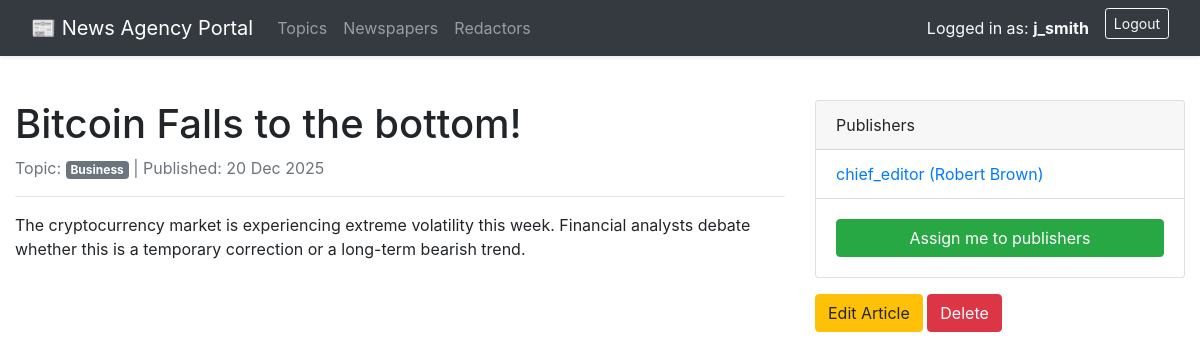
The app's page /newspapers/2/ (signed in) with its own data.
### agency/models.py (models this page shows, shortened)
class Redactor(AbstractUser):
    years_of_experience = models.IntegerField(default=0)
    class Meta:
        verbose_name = "redactor"
        verbose_name_plural = "redactors"

class Newspaper(models.Model):
    title = models.CharField(max_length=255)
    content = models.TextField()
    published_date = models.DateTimeField(auto_now_add=True)
    topic = models.ForeignKey(Topic, on_delete=models.CASCADE, related_name="newspapers")
    publishers = models.ManyToManyField(settings.AUTH_USER_MODEL, related_name="newspapers")
    class Meta:
        ordering = ["-published_date"]

class Topic(models.Model):
    name = models.CharField(max_length=255, unique=True)
    class Meta:
        ordering = ["name"]

### agency/views.py (the view)
# urls.py: path("newspapers/<int:pk>/", NewspaperDetailView.as_view(), name="newspaper-detail"),
class NewspaperDetailView(LoginRequiredMixin, generic.DetailView):
    model = Newspaper

### templates/agency/newspaper_detail.html
{% extends "base.html" %}
{% block content %}
  <div class="row">
    <div class="col-md-8">
      <h1>{{ newspaper.title }}</h1>
      <p class="text-muted">
        Topic: <span class="badge badge-secondary">{{ newspaper.topic.name }}</span> |
        Published: {{ newspaper.published_date|date:"d M Y" }}
      </p>
      <hr>
      <p style="white-space: pre-wrap;">{{ newspaper.content }}</p>
    </div>
    <div class="col-md-4">
      <div class="card">
        <div class="card-header">Publishers</div>
        <ul class="list-group list-group-flush">
          {% for redactor in newspaper.publishers.all %}
            <li class="list-group-item">
              <a href="{% url 'agency:redactor-detail' pk=redactor.id %}">
                {{ redactor.username }} ({{ redactor.first_name }} {{ redactor.last_name }})
              </a>
            </li>
          {% empty %}
            <li class="list-group-item">No authors assigned.</li>
          {% endfor %}
        </ul>
        <div class="card-body">
          {% if user in newspaper.publishers.all %}
            <a href="{% url 'agency:toggle-newspaper-assign' pk=newspaper.id %}" class="btn btn-danger btn-block">
              Remove me from publishers
            </a>
          {% else %}
            <a href="{% url 'agency:toggle-newspaper-assign' pk=newspaper.id %}" class="btn btn-success btn-block">
              Assign me to publishers
            </a>
          {% endif %}
        </div>
      </div>
      <div class="mt-3">
        <a href="{% url 'agency:newspaper-update' pk=newspaper.id %}" class="btn btn-warning">Edit Article</a>
        <a href="{% url 'agency:newspaper-delete' pk=newspaper.id %}" class="btn btn-danger">Delete</a>
      </div>
    </div>
  </div>
{% endblock %}

### templates/base.html (shortened to what this page needs)
<!DOCTYPE html>
<html lang="en">
<head>
  <link rel="stylesheet" href="https://cdn.jsdelivr.net/npm/bootstrap@4.6.2/dist/css/bootstrap.min.css">
</head>
<body>
<nav class="navbar navbar-expand-lg navbar-dark bg-dark mb-4 shadow-sm">
  <div class="container-fluid">
    <a class="navbar-brand" href="{% url 'agency:index' %}">📰 News Agency Portal</a>
    <div class="collapse navbar-collapse" id="navbarNav">
      <ul class="navbar-nav mr-auto">
        <li class="nav-item"><a class="nav-link" href="{% url 'agency:topic-list' %}">Topics</a></li>
        <li class="nav-item"><a class="nav-link" href="{% url 'agency:newspaper-list' %}">Newspapers</a></li>
        <li class="nav-item"><a class="nav-link" href="{% url 'agency:redactor-list' %}">Redactors</a></li>
      </ul>
      <ul class="navbar-nav ml-auto">
        {% if user.is_authenticated %}
          <li class="nav-item">
            <span class="nav-link text-light">
              Logged in as: <strong>{{ user.username }}</strong>
            </span>
          </li>
          <li class="nav-item">
            <form action="{% url 'logout' %}" method="post" class="form-inline ml-2">
              <button type="submit" class="btn btn-outline-light btn-sm">Logout</button>
            </form>
          </li>
        {% else %}
          <li class="nav-item">
            <a class="btn btn-outline-light btn-sm" href="{% url 'login' %}">Login</a>
          </li>
        {% endif %}
      </ul>
    </div>
  </div>
</nav>
<div class="container-fluid">
  <div class="row">
    <div class="{% if user.is_staff %}col-md-9 col-lg-10{% else %}col-12{% endif %} main-content">
      {% block content %}{% endblock %}
    </div>
  </div>
</div>
</body>
</html>

### templates/base.html (style rules this page uses)
.main-content { transition: all 0.3s ease; padding-top: 20px; }

### records on screen
Redactor: username "j_smith"
Newspaper: title "Bitcoin Falls to the bottom!", topic.name "Business", published_date "20 Dec 2025", content "The cryptocurrency market is experiencing extreme volatility this week. Financial analysts debate whether this is a temporary correction or a long-term bearish trend."
Redactor: username "chief_editor", first_name "Robert", last_name "Brown"
